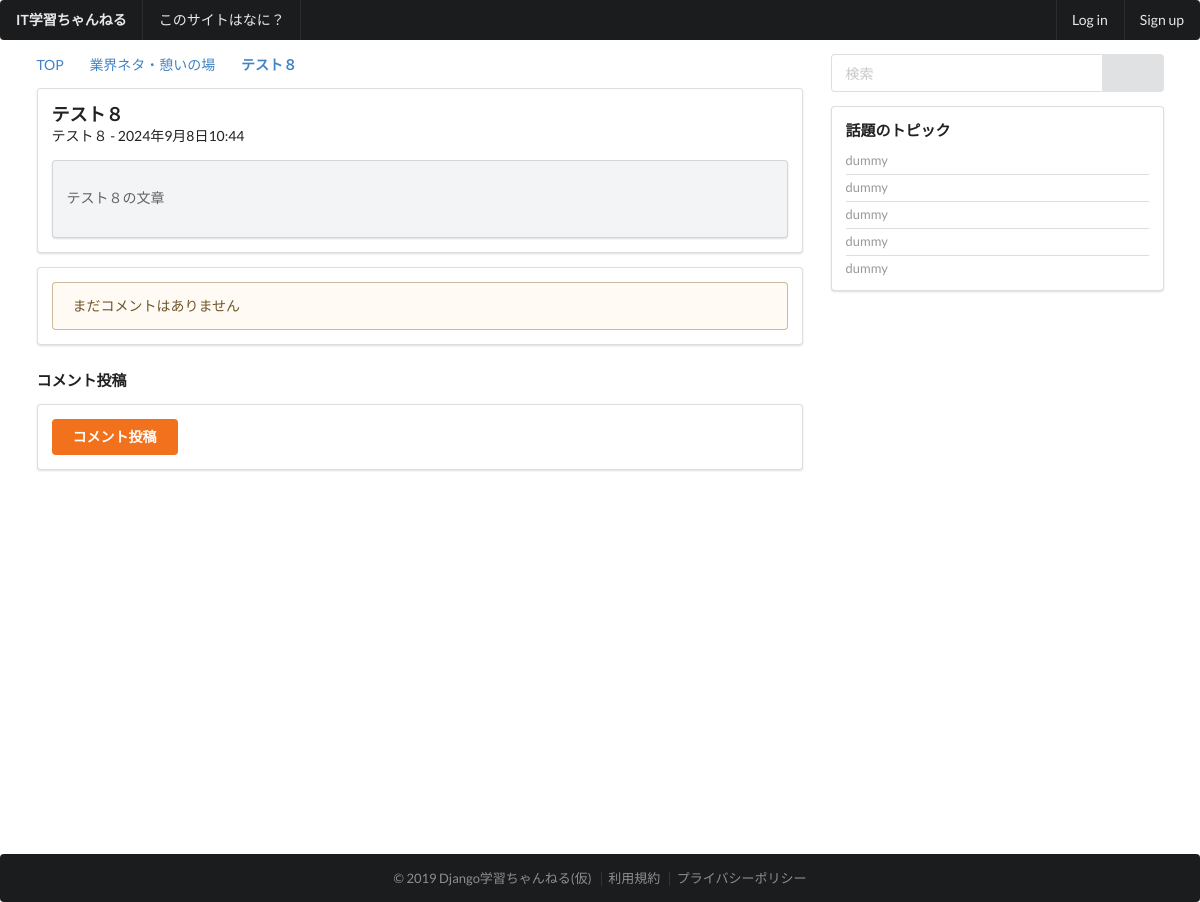
Page /thread/9/ on the committed database.
### thread/models.py (models this page shows, shortened)
class Topic(models.Model):
    user_name = models.CharField(
        '名無しさん',
        max_length=30,
        null=True,
        blank=False,
    )
    title = models.CharField(
        'タイトル',
        max_length=255,
        null = False,
        blank = False,
    )
    message = models.TextField(
        verbose_name='本文',
        null=True,
        blank=False,
    )
    category = models.ForeignKey(
        Category,
        verbose_name='カテゴリー',
        on_delete=models.PROTECT,
        null=True,
        blank=False,
    )
    status = models.IntegerField(
        'トピックのステータス',
        default=0,
        choices=TOPIC_STATUS_CHOICE,
    )
    created = models.DateTimeField(
        auto_now_add=True,
    )
    modified = models.DateTimeField(
        auto_now=True,
    )
    objects = TopicManager()

class Category(models.Model):
    name = models.CharField(
        'カテゴリー名',
        max_length=50,
    )
    url_code = models.CharField(
        'URLコード',
        max_length=50,
        null=True,
        blank=False,
        unique=True,
    )
    sort=models.IntegerField(
        verbose_name='ソート',
        default=0,
    )
    objects = CategoryManager()

### thread/views.py (the view)
# urls.py: path('<int:pk>/', views.TopicDetailView.as_view(), name='topic'),
class TopicDetailView(DetailView):
    template_name = 'thread/detail_topic.html'
    model = Topic
    context_object_name = 'topic'

### templates/thread/detail_topic.html (shortened to what this page needs)
{% extends 'base/base.html' %}
{% block content %}
<div class="ui grid stackable">
  <div class="eleven wide column">
    <div class="ui breadcrumb">
      <a href="{% url 'top' %}" class="section">TOP</a>
      <i class="right angle icon divider"></i>
      <a href="{% url 'category' url_code=topic.category.url_code %}" class="section">{{topic.category.name}}</a>
      <i class="right angle icon divider"></i>
      <a class="active section">{{topic.title}}</a>
    </div>
    <div class="ui segment">
      <div class="content">
        <div class="header"><h3>{{topic.title}}</h3></div>
        <p>{{topic.user_name}} - {{topic.created}}</p>
        <div class="ui secondary segment">
          <p><pre>{{topic.message}}</pre></p>
        </div>
      </div>
    </div>
    <div class="ui segment">
        {% if comment_list %}
        {% for comment in comment_list %}
        <div class="ui segment secondary">
            <p>{{comment.no}}. {{comment.user_name}}<br>{{comment.created}}</p>
            {% if comment.pub_flg %}
            <p><pre&gt:{{comment.message}}</pre></p>
            {% else %}
            <p style="color: #aaa">このコメントは非表示となりました。</p>
            {% endif %}
        </div>
        {% endfor %}
        {% else %}
        <div class="ui warning message"><p>まだコメントはありません</p></div>
        {% endif %}
    </div>
    <h4>コメント投稿</h4>
    <div class="ui segment">
        <form class="ui form" action="" method="POST">
            <button class="ui button orange" type="submit">コメント投稿</button>
        </form>
    </div>
  </div>
  {% include 'base/sidebar.html' %}
</div>
{% endblock %}

### rows in the picture
Topic: category.name "業界ネタ・憩いの場", title "テスト８", user_name "テスト８", created "2024年9月8日10:44", message "テスト８の文章"
